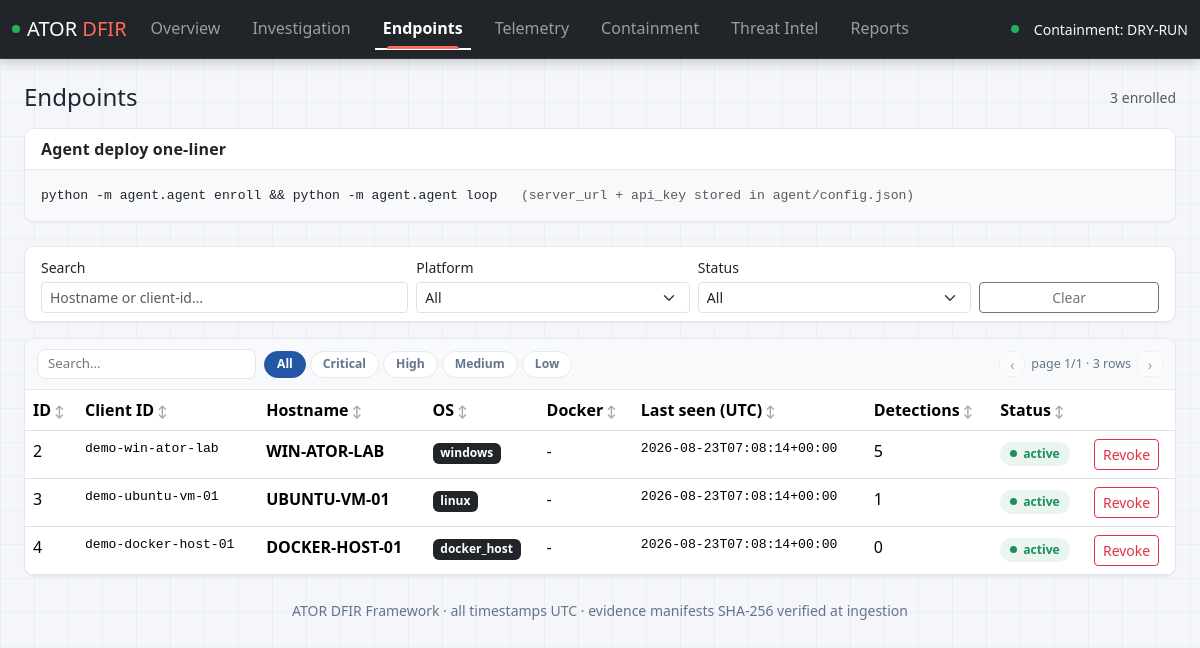
The app's page /endpoints, older data.
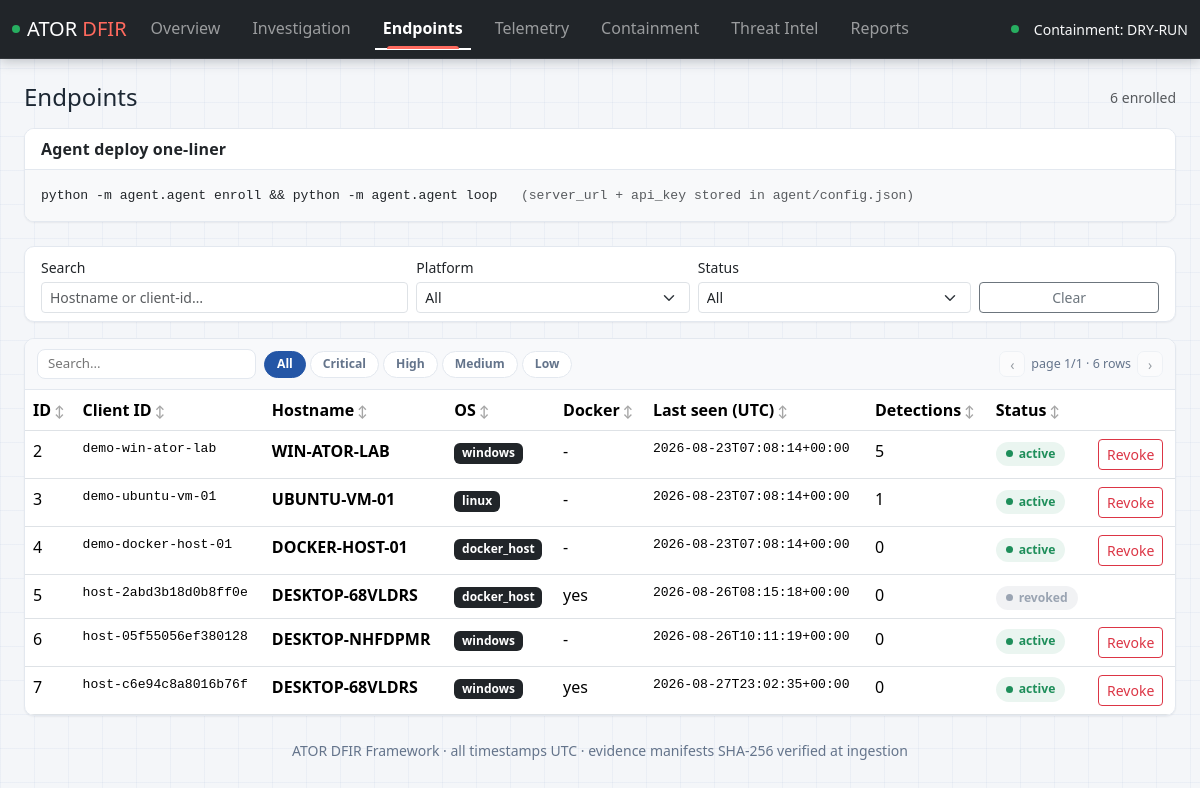
The same page, newer data.
### tables this page shows
CREATE TABLE hosts (
    id INTEGER PRIMARY KEY AUTOINCREMENT,
    client_id TEXT UNIQUE NOT NULL,
    hostname TEXT NOT NULL,
    os_type TEXT NOT NULL CHECK (os_type IN ('windows','linux','docker_host')),
    docker_engine_flag INTEGER NOT NULL DEFAULT 0,
    api_key_hash TEXT NOT NULL,
    agent_version TEXT,
    enrolled_at_utc TEXT NOT NULL,
    last_seen_utc TEXT,
    is_active INTEGER NOT NULL DEFAULT 1
);

### server/ui.py (the view)
    @target_app.get("/endpoints", response_class=HTMLResponse)
    def endpoints(request: Request, conn=Depends(database.connect)):
        hosts = [dict(r) for r in conn.execute(
            """SELECT h.*, (SELECT COUNT(*) FROM detections d WHERE d.host_id=h.id) AS detection_count
               FROM hosts h ORDER BY h.id"""
        )]
        conn.close()
        return tpl.TemplateResponse(request, "endpoints.html", {
            "hosts": hosts, "page": "endpoints",
        })

### server/templates/endpoints.html (shortened to what this page needs)
{% extends "base.html" %}
{% block content %}
<div class="d-flex justify-content-between align-items-center mb-3">
  <h4 class="mb-0">Endpoints</h4>
  <span class="text-muted small" id="epCount">{{ hosts|length }} enrolled</span>
</div>
<div class="card ator-card mb-4 anim-rise"><div class="card-header">Agent deploy one-liner</div>
<div class="card-body mono small bg-light">
python -m agent.agent enroll && python -m agent.agent loop &nbsp;&nbsp;<span class="text-muted">(server_url + api_key stored in agent/config.json)</span>
</div></div>
<div class="card ator-card mb-3"><div class="card-body py-2">
  <div class="row g-2 align-items-end">
    <div class="col-md-4">
      <label class="form-label small mb-1">Search</label>
      <input type="search" class="form-control form-control-sm" id="epSearch"
             placeholder="Hostname or client-id…" autofocus>
    </div>
    <div class="col-md-3">
      <label class="form-label small mb-1">Platform</label>
      <select class="form-select form-select-sm" id="epPlatform">
        <option value="">All</option>
      </select>
    </div>
    <div class="col-md-3">
      <label class="form-label small mb-1">Status</label>
      <select class="form-select form-select-sm" id="epStatus">
        <option value="">All</option>
      </select>
    </div>
    <div class="col-md-2 text-end">
      <button class="btn btn-sm btn-outline-secondary w-100" id="epClear">Clear</button>
    </div>
  </div>
</div></div>
<div class="card ator-card">
  <div class="card-body p-0">
    <table class="table table-hover data ator-table mb-0" data-interactive data-interactive-empty="1" id="epTable">
      <thead><tr><th data-sort>ID</th><th data-sort>Client ID</th><th data-sort>Hostname</th><th data-sort>OS</th><th data-sort>Docker</th><th data-sort>Last seen (UTC)</th><th data-sort>Detections</th><th data-sort>Status</th><th></th></tr></thead>
      <tbody>
      {% for h in hosts %}
        <tr data-host-id="{{ h.id }}" data-hostname="{{ h.hostname|lower }}" data-client="{{ h.client_id|lower }}"
            data-platform="{{ h.os_type }}" data-status="{{ 'active' if h.is_active else 'revoked' }}">
          <td>{{ h.id }}</td><td class="mono">{{ h.client_id }}</td><td><b>{{ h.hostname }}</b></td>
          <td><span class="badge bg-dark">{{ h.os_type }}</span></td>
          <td>{{ 'yes' if h.docker_engine_flag else '-' }}</td>
          <td class="mono">{{ h.last_seen_utc or 'never' }}</td>
          <td>{{ h.detection_count }}</td>
          <td>{% if h.is_active %}<span class="status-pill online"><span class="dot"></span>active</span>{% else %}<span class="status-pill revoked"><span class="dot"></span>revoked</span>{% endif %}</td>
          <td>
            {% if h.is_active %}
            <form method="post" action="/ui/endpoints/{{ h.id }}/revoke"
                  data-ajax data-api="/api/v1/hosts/{{ h.id }}/revoke"
                  data-on-success="reload-badge remove-row"
                  data-success-message="API key revoked for {{ h.hostname }}"
                  class="d-inline" onsubmit="return false;">
              <button type="submit" class="btn btn-outline-danger btn-sm"
                      data-loading-label="Revoking">Revoke</button>
            </form>
            {% endif %}
          </td>
        </tr>
      {% else %}
        <tr class="empty-hint-row"><td colspan="9"><div class="empty-hint">No endpoints enrolled.</div></td></tr>
      {% endfor %}
      </tbody>
    </table>
  </div>
</div>
{% endblock %}

### server/templates/base.html (shortened to what this page needs)
<!DOCTYPE html>
<html lang="en">
<head>
<link href="https://cdn.jsdelivr.net/npm/bootstrap@5.3.3/dist/css/bootstrap.min.css" rel="stylesheet">
<link rel="stylesheet" href="/static/css/dashboard.css">
<link rel="stylesheet" href="/static/css/animations.css">
<link rel="stylesheet" href="/static/css/components.css">
</head>
<body class="ator-theme">
<nav class="navbar navbar-expand-lg navbar-dark bg-dark soc-nav mb-4">
  <div class="container-fluid">
    <a class="navbar-brand d-flex align-items-center" href="/">
      <span class="pulse-dot is-live" id="globalDot" aria-hidden="true"></span>
      ATOR <span class="brand-accent">&nbsp;DFIR</span>
    </a>
    <div class="collapse navbar-collapse" id="mainNav">
      <ul class="navbar-nav nav-underline">
        <li class="nav-item"><a class="nav-link {{ 'active' if page=='overview' }}" href="/">Overview</a></li>
        <li class="nav-item"><a class="nav-link {{ 'active' if page=='investigation' }}" href="/investigation">Investigation</a></li>
        <li class="nav-item"><a class="nav-link {{ 'active' if page=='endpoints' }}" href="/endpoints">Endpoints</a></li>
        <li class="nav-item"><a class="nav-link {{ 'active' if page=='telemetry' }}" href="/telemetry">Telemetry</a></li>
        <li class="nav-item"><a class="nav-link {{ 'active' if page=='containment' }}" href="/containment">Containment</a></li>
        <li class="nav-item"><a class="nav-link {{ 'active' if page=='intel' }}" href="/intel">Threat Intel</a></li>
        <li class="nav-item"><a class="nav-link {{ 'active' if page=='reports' }}" href="/reports">Reports</a></li>
      </ul>
    </div>
    <span class="navbar-text text-light small d-none d-md-inline-flex align-items-center gap-2">
      <span class="pulse-dot is-live"></span> Containment: DRY-RUN
    </span>
  </div>
</nav>
<main class="container-fluid px-4 anim-fade">
{% block content %}{% endblock %}
</main>
<footer class="text-center ator-footer small my-4">
  ATOR DFIR Framework &middot; all timestamps UTC &middot; evidence manifests SHA-256 verified at ingestion
</footer>
</body>
</html>

### server/static/css/dashboard.css (style rules this page uses)
:root { --ator-bg: #f4f6f9; --ator-surface: #ffffff; --ator-border: #e3e8ef; --ator-ink: #1c2733; --ator-muted: #64748b; --ator-accent: #2456a6; --ator-accent-soft: #e8f0fc; --ator-critical: #c0392b; --ator-high: #d35400; --ator-medium: #b7791f; --ator-low: #1e8e5a; --ator-grid-line: rgba(36, 86, 166, 0.045); --ator-shadow-sm: 0 1px 2px rgba(16, 24, 40, 0.06); --ator-shadow-md: 0 4px 14px rgba(16, 24, 40, 0.10); --ator-radius: 10px; }
body.ator-theme { background-color: var(--ator-bg); background-image: linear-gradient(var(--ator-grid-line) 1px, transparent 1px), linear-gradient(90deg, var(--ator-grid-line) 1px, transparent 1px); background-size: 34px 34px; color: var(--ator-ink); }
.soc-nav { border-bottom: 1px solid rgba(255, 255, 255, 0.08); box-shadow: 0 2px 12px rgba(10, 18, 30, 0.25); }
.navbar-brand .brand-accent { color: #ff6a5e; }
.pulse-dot { width: 8px; height: 8px; border-radius: 50%; display: inline-block; margin-right: 7px; background: #27ae60; box-shadow: 0 0 0 0 rgba(39, 174, 96, 0.55); animation: atorPulseDot 2.4s ease-out infinite; }
.pulse-dot.is-live { background: #27ae60; }
.card.ator-card { border: 1px solid var(--ator-border); border-radius: var(--ator-radius); box-shadow: var(--ator-shadow-sm); transition: transform 160ms ease, box-shadow 160ms ease, border-color 160ms ease; overflow: hidden; }
.card.ator-card .card-header { background: var(--ator-surface); border-bottom: 1px solid var(--ator-border); font-weight: 600; letter-spacing: 0.01em; }
.table.ator-table { --bs-table-bg: transparent; }
table.ator-table tbody tr { transition: background-color 120ms ease; }
th.sortable { cursor: pointer; user-select: none; white-space: nowrap; }
th.sortable::after { content: " \2195"; opacity: 0.35; font-size: 0.75rem; }
.btn { transition: transform 110ms ease, box-shadow 130ms ease, background-color 130ms ease; }
.mono { font-family: Consolas, monospace; font-size: 0.82em; }
footer.ator-footer { color: var(--ator-muted); }

### server/static/css/animations.css (style rules this page uses)
.anim-rise { animation: riseIn 460ms cubic-bezier(0.22, 0.9, 0.36, 1) both; }
.anim-fade { animation: fadeIn 500ms ease both; }
.nav-underline { position: relative; }
.nav-underline .nav-link { position: relative; transition: color 150ms ease; }
.nav-underline .nav-link::after { content: ""; position: absolute; left: 12px; right: 12px; bottom: -1px; height: 3px; border-radius: 3px 3px 0 0; background: #ff6a5e; transform: scaleX(0); transform-origin: left; transition: transform 220ms cubic-bezier(0.22, 0.9, 0.36, 1); }
.nav-underline .nav-link.active::after { transform: scaleX(1); }

### server/static/css/components.css (style rules this page uses)
.status-pill { display: inline-flex; align-items: center; gap: 6px; font-size: 0.76rem; font-weight: 600; padding: 3px 10px; border-radius: 999px; }
.status-pill .dot { width: 7px; height: 7px; border-radius: 50%; background: currentColor; }
.status-pill.online { color: var(--ator-low); background: rgba(30, 142, 90, 0.09); }
.status-pill.revoked { color: #9aa4b2; background: rgba(154, 164, 178, 0.14); }

Row changes from the older to the newer data that the page shows:
added hosts: id "5", client_id "host-2abd3b18d0b8ff0e", hostname "DESKTOP-68VLDRS", os_type "docker_host", docker_engine_flag "yes", last_seen_utc "2026-08-26T08:15:18+00:00", detection_count "0", shows "revoked"
added hosts: id "6", client_id "host-05f55056ef380128", hostname "DESKTOP-NHFDPMR", os_type "windows", docker_engine_flag "-", last_seen_utc "2026-08-26T10:11:19+00:00", detection_count "0", is_active 1 (drawn)
added hosts: id "7", client_id "host-c6e94c8a8016b76f", hostname "DESKTOP-68VLDRS", os_type "windows", docker_engine_flag "yes", last_seen_utc "2026-08-27T23:02:35+00:00", detection_count "0", is_active 1 (drawn)
Text that changed along with them:
{{ hosts|length }}: "3" → "6"
text written by a page script: "All Critical High Medium Low ‹ page 1/1 · 3 rows ›" → "All Critical High Medium Low ‹ page 1/1 · 6 rows ›"
